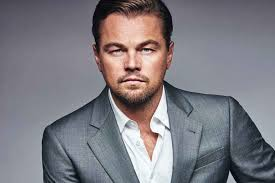
%> input picture refer/leo.jpg, 275 x 183 px
$ octave prototypeDA.m   (GNU Octave 9; MATLAB toolbox functions it lacks are replaced by stand-ins)
%> lines starting %> are read from the running program, lines starting %| are printed output that depends on the picture; in (x1, y1, x2, y2) boxes, pixels count from 0 and x2, y2 are one past the last pixel; in counts of white or black regions, pixels touching at a corner belong together; the program's own positions count from 1
%based on https://www.mathworks.com/matlabcentral/fileexchange/67926-portrait-drawing-using-computer-vision-and-robot-manipulator

clc;
clear;

I = imread('C:\Users\jason\Documents\MATLAB\MAE547\Project2\leo.jpg');
%> I is the input picture: size 183x275x3 uint8; mean R, G, B 125.5, 122.8, 129.1

imshow(I)


[BW,thre] = edge(rgb2gray(I),'Canny',[0.0813 0.1281]);
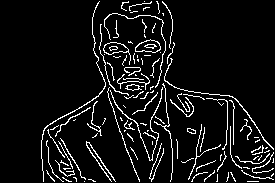
%> BW: size 183x275 logical; 7.3% white in thin lines or dots, all inside (x1, y1, x2, y2) = (41, 1, 274, 182)
%> thre = [0.0813 0.128]
%figure, imshow(BW);

BW2 = bwmorph(BW,'skel',Inf);
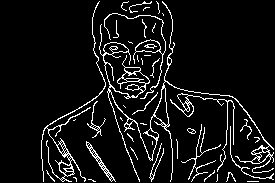
%> BW2: size 183x275 logical; 7.6% white in thin lines or dots, all inside (x1, y1, x2, y2) = (41, 1, 274, 182)
%figure, imshow(BW2);

BW3 = bwmorph(BW2,'spur',3);
%figure, imshow(BW3);

%> (the run ends here)
